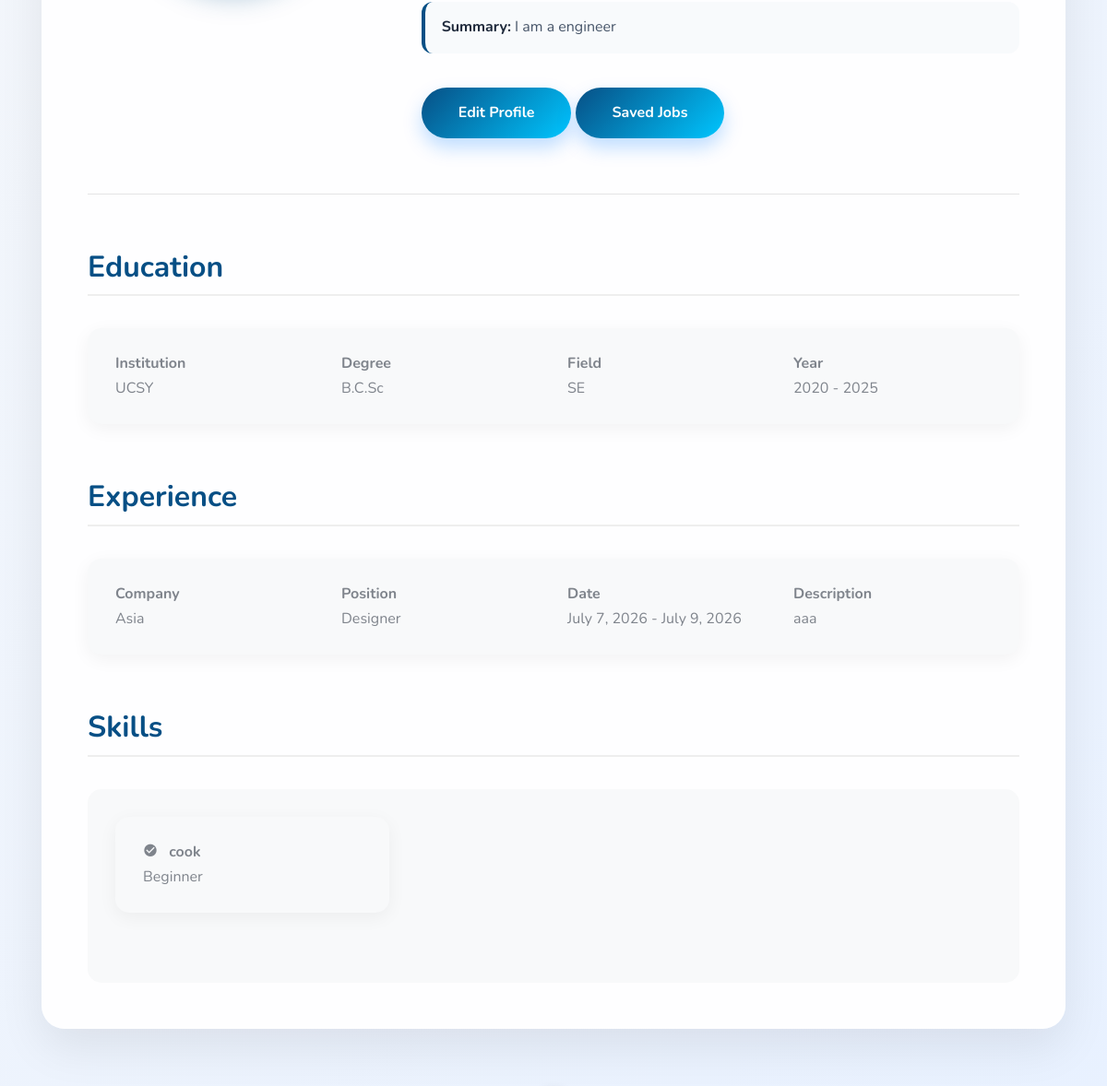
The app's page /employeeprofile (signed in, middle part), older data.
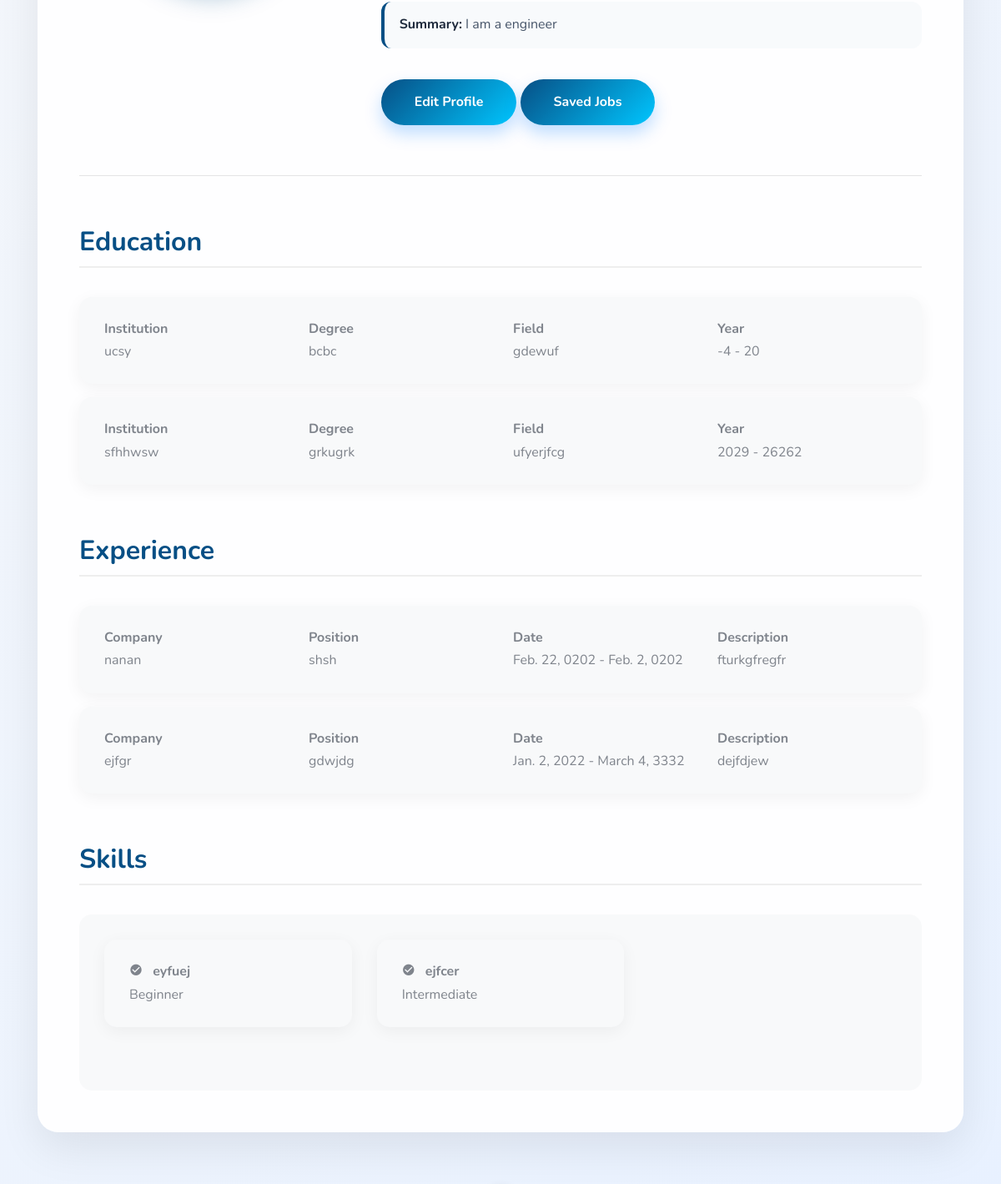
The same page, newer data.
### myapp/models.py (models this page shows, shortened)
class Education(models.Model):
    employee = models.ForeignKey(Employee, on_delete=models.CASCADE)
    institution = models.CharField(max_length=200)
    degree = models.CharField(max_length=100)
    field_of_study = models.CharField(max_length=100)
    start_year = models.IntegerField()
    end_year = models.IntegerField()

class Experience(models.Model):
    employee = models.ForeignKey(Employee, on_delete=models.CASCADE)
    company_name = models.CharField(max_length=200)
    position = models.CharField(max_length=100)
    start_date = models.DateField()
    end_date = models.DateField(blank=True, null=True)
    description = models.TextField(blank=True)

class Skill(models.Model):
    employee = models.ForeignKey(Employee, on_delete=models.CASCADE)
    skill_name = models.CharField(max_length=100)
    proficiency = models.CharField(
        max_length=20,
        choices=[
            ('Beginner', 'Beginner'),
            ('Intermediate', 'Intermediate'),
            ('Advanced', 'Advanced'),
        ]
    )

### myapp/views.py (the view, shortened to what this page needs)
# urls.py: path('employeeprofile', employee_profile,name='employeeprofile'),
def employee_profile(request):
    employee_id = request.session.get('employee_id')
    if not employee_id:
        return redirect('employeelogin')
    employee = Employee.objects.get(
        id=employee_id
    )
    try:
        profile = EmployeeProfile.objects.get(
            employee=employee
        )
        return render(
            request,
            'employee_profile_detail.html',
            {
                'profile': profile,
                'employee': employee,
            }
        )
    except EmployeeProfile.DoesNotExist:
        return render(
            request,
            'employee_profile.html',
            {
                'employee': employee
            }
        )

### templates/employee_profile_detail.html (shortened to what this page needs)
{% load static %}
<!DOCTYPE html>
<html lang="en">
<head>
<link rel="stylesheet" href="{% static 'css/custom-bs.css' %}">
<link rel="stylesheet" href="{% static 'css/jquery.fancybox.min.css' %}">
<link rel="stylesheet" href="{% static 'css/bootstrap-select.min.css' %}">
<link rel="stylesheet" href="{% static 'fonts/icomoon/style.css' %}">
<link rel="stylesheet" href="{% static 'fonts/line-icons/style.css' %}">
<link rel="stylesheet" href="{% static 'css/owl.carousel.min.css' %}">
<link rel="stylesheet" href="{% static 'css/animate.min.css' %}">
<link rel="stylesheet" href="{% static 'css/employ_profile_detail.css' %}">
<link rel="stylesheet" href="{% static 'css/style.css' %}">
</head>
<body id="top">
<div class="site-wrap">
<section class="profile-section">
<div class="container">
<div class="profile-card">
<div class="row align-items-center">
<div class="col-md-8 profile-info">
<p>
<strong>Summary:</strong>
{{ profile.summary }}
</p>
<a href="{% url 'edit_employee_profile' employee.id %}"
class="profile-btn">
Edit Profile
</a>
<a href="{% url 'savedjobs' %}"
class="profile-btn">
Saved Jobs
</a>
</div>
</div>
<hr>
<h3 class="section-title">
    Education
</h3>
{% for edu in employee.education_set.all %}
<div class="detail-box mb-3">
    <div class="row">
        <div class="col-md-3 info-column">
            <strong>Institution</strong>
            <br>
            <span>{{ edu.institution }}</span>
        </div>
        <div class="col-md-3 info-column">
            <strong>Degree</strong>
            <br>
            <span>{{ edu.degree }}</span>
        </div>
        <div class="col-md-3 info-column">
            <strong>Field</strong>
            <br>
            <span>{{ edu.field_of_study }}</span>
        </div>
        <div class="col-md-2 info-column">
            <strong>Year</strong>
            <br>
            <span>{{ edu.start_year }} - {{ edu.end_year }}</span>
        </div>
    </div>
</div>
{% endfor %}
<h3 class="section-title">
    Experience
</h3>
{% for exp in employee.experience_set.all %}
<div class="detail-box mb-3">
    <div class="row">
        <div class="col-md-3 info-column">
            <strong>Company</strong>
            <br>
            <span>{{ exp.company_name }}</span>
        </div>
        <div class="col-md-3 info-column">
            <strong>Position</strong>
            <br>
            <span>{{ exp.position }}</span>
        </div>
        <div class="col-md-3 info-column">
            <strong>Date</strong>
            <br>
            <span>{{ exp.start_date }} - {{ exp.end_date }}</span>
        </div>
        <div class="col-md-2 info-column">
            <strong>Description</strong>
            <br>
            <span>{{ exp.description }}</span>
        </div>
    </div>
</div>
{% endfor %}
<h3 class="section-title">
    Skills
</h3>
<div class="skills-box">
    <div class="row">
        {% for skill in employee.skill_set.all %}
        <div class="col-md-4 mb-3">
            <div class="detail-box">
                <span class="icon-check_circle mr-2"></span>
                <strong>{{ skill.skill_name }}</strong>
                <br>
                <span>{{ skill.proficiency }}</span>
            </div>
        </div>
        {% endfor %}
    </div>
</div>
</div>
</div>
</section>
</body>
</html>

Row changes from the older to the newer data that the page shows:
removed Education: institution "UCSY", degree "B.C.Sc", field_of_study "SE", start_year "2020", end_year "2025"
removed Experience: company_name "Asia", position "Designer", start_date "July 7, 2026", end_date "July 9, 2026", description "aaa"
removed Skill: skill_name "cook", proficiency "Beginner"
added Education: institution "ucsy", degree "bcbc", field_of_study "gdewuf", start_year "-4", end_year "20"
added Education: institution "sfhhwsw", degree "grkugrk", field_of_study "ufyerjfcg", start_year "2029", end_year "26262"
added Experience: company_name "nanan", position "shsh", start_date "Feb. 22, 0202", end_date "Feb. 2, 0202", description "fturkgfregfr"
added Experience: company_name "ejfgr", position "gdwjdg", start_date "Jan. 2, 2022", end_date "March 4, 3332", description "dejfdjew"
added Skill: skill_name "eyfuej", proficiency "Beginner"
added Skill: skill_name "ejfcer", proficiency "Intermediate"
